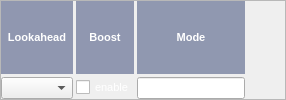
       <widget class="QFrame" name="frame_3">
        <property name="frameShape">
         <enum>QFrame::StyledPanel</enum>
        </property>
        <property name="frameShadow">
         <enum>QFrame::Raised</enum>
        </property>
        <layout class="QGridLayout" name="gridLayout_14">
         <property name="leftMargin">
          <number>0</number>
         </property>
         <property name="topMargin">
          <number>0</number>
         </property>
         <property name="rightMargin">
          <number>0</number>
         </property>
         <property name="bottomMargin">
          <number>0</number>
         </property>
         <property name="spacing">
          <number>3</number>
         </property>
         <item row="0" column="1">
          <widget class="QLabel" name="label_12">
           <property name="minimumSize">
            <size>
             <width>0</width>
             <height>0</height>
            </size>
           </property>
           <property name="maximumSize">
            <size>
             <width>16777215</width>
             <height>16777215</height>
            </size>
           </property>
           <property name="palette">
            <palette>
             <active>
              <colorrole role="WindowText">
               <brush brushstyle="SolidPattern">
                <color alpha="255">
                 <red>255</red>
                 <green>255</green>
                 <blue>255</blue>
                </color>
               </brush>
              </colorrole>
              <colorrole role="Base">
               <brush brushstyle="SolidPattern">
                <color alpha="255">
                 <red>255</red>
                 <green>255</green>
                 <blue>255</blue>
                </color>
               </brush>
              </colorrole>
              <colorrole role="Window">
               <brush brushstyle="SolidPattern">
                <color alpha="255">
                 <red>144</red>
                 <green>151</green>
                 <blue>176</blue>
                </color>
               </brush>
              </colorrole>
             </active>
             <inactive>
              <colorrole role="WindowText">
               <brush brushstyle="SolidPattern">
                <color alpha="255">
                 <red>255</red>
                 <green>255</green>
                 <blue>255</blue>
                </color>
               </brush>
              </colorrole>
              <colorrole role="Base">
               <brush brushstyle="SolidPattern">
                <color alpha="255">
                 <red>255</red>
                 <green>255</green>
                 <blue>255</blue>
                </color>
               </brush>
              </colorrole>
              <colorrole role="Window">
               <brush brushstyle="SolidPattern">
                <color alpha="255">
                 <red>144</red>
                 <green>151</green>
                 <blue>176</blue>
                </color>
               </brush>
              </colorrole>
             </inactive>
             <disabled>
              <colorrole role="WindowText">
               <brush brushstyle="SolidPattern">
                <color alpha="255">
                 <red>120</red>
                 <green>120</green>
                 <blue>120</blue>
                </color>
               </brush>
              </colorrole>
              <colorrole role="Base">
               <brush brushstyle="SolidPattern">
                <color alpha="255">
                 <red>144</red>
                 <green>151</green>
                 <blue>176</blue>
                </color>
               </brush>
              </colorrole>
              <colorrole role="Window">
               <brush brushstyle="SolidPattern">
                <color alpha="255">
                 <red>144</red>
                 <green>151</green>
                 <blue>176</blue>
                </color>
               </brush>
              </colorrole>
             </disabled>
            </palette>
           </property>
           <property name="font">
            <font>
             <pointsize>8</pointsize>
             <weight>75</weight>
             <bold>true</bold>
            </font>
           </property>
           <property name="autoFillBackground">
            <bool>true</bool>
           </property>
           <property name="text">
            <string>Boost</string>
           </property>
           <property name="alignment">
            <set>Qt::AlignCenter</set>
           </property>
          </widget>
         </item>
         <item row="1" column="0">
          <widget class="QComboBox" name="comboBox_ifilelahead">
           <property name="font">
            <font>
             <pointsize>8</pointsize>
            </font>
           </property>
          </widget>
         </item>
         <item row="1" column="1">
          <widget class="QCheckBox" name="checkBox_infile_boost">
           <property name="palette">
            <palette>
             <active>
              <colorrole role="WindowText">
               <brush brushstyle="SolidPattern">
                <color alpha="255">
                 <red>255</red>
                 <green>255</green>
                 <blue>255</blue>
                </color>
               </brush>
              </colorrole>
             </active>
             <inactive>
              <colorrole role="WindowText">
               <brush brushstyle="SolidPattern">
                <color alpha="255">
                 <red>255</red>
                 <green>255</green>
                 <blue>255</blue>
                </color>
               </brush>
              </colorrole>
             </inactive>
             <disabled>
              <colorrole role="WindowText">
               <brush brushstyle="SolidPattern">
                <color alpha="255">
                 <red>120</red>
                 <green>120</green>
                 <blue>120</blue>
                </color>
               </brush>
              </colorrole>
             </disabled>
            </palette>
           </property>
           <property name="font">
            <font>
             <pointsize>8</pointsize>
            </font>
           </property>
           <property name="text">
            <string>enable</string>
           </property>
          </widget>
         </item>
         <item row="0" column="4">
          <spacer name="horizontalSpacer">
           <property name="orientation">
            <enum>Qt::Horizontal</enum>
           </property>
           <property name="sizeHint" stdset="0">
            <size>
             <width>40</width>
             <height>20</height>
            </size>
           </property>
          </spacer>
         </item>
         <item row="0" column="2">
          <widget class="QLabel" name="label_30">
           <property name="palette">
            <palette>
             <active>
              <colorrole role="WindowText">
               <brush brushstyle="SolidPattern">
                <color alpha="255">
                 <red>255</red>
                 <green>255</green>
                 <blue>255</blue>
                </color>
               </brush>
              </colorrole>
              <colorrole role="Text">
               <brush brushstyle="SolidPattern">
                <color alpha="255">
                 <red>255</red>
                 <green>255</green>
                 <blue>255</blue>
                </color>
               </brush>
              </colorrole>
              <colorrole role="Base">
               <brush brushstyle="SolidPattern">
                <color alpha="255">
                 <red>255</red>
                 <green>255</green>
                 <blue>255</blue>
                </color>
               </brush>
              </colorrole>
              <colorrole role="Window">
               <brush brushstyle="SolidPattern">
                <color alpha="255">
                 <red>144</red>
                 <green>152</green>
                 <blue>176</blue>
                </color>
               </brush>
              </colorrole>
              <colorrole role="PlaceholderText">
               <brush brushstyle="NoBrush">
                <color alpha="128">
                 <red>255</red>
                 <green>255</green>
                 <blue>255</blue>
                </color>
               </brush>
              </colorrole>
             </active>
             <inactive>
              <colorrole role="WindowText">
               <brush brushstyle="SolidPattern">
                <color alpha="255">
                 <red>255</red>
                 <green>255</green>
                 <blue>255</blue>
                </color>
               </brush>
              </colorrole>
              <colorrole role="Text">
               <brush brushstyle="SolidPattern">
                <color alpha="255">
                 <red>255</red>
                 <green>255</green>
                 <blue>255</blue>
                </color>
               </brush>
              </colorrole>
              <colorrole role="Base">
               <brush brushstyle="SolidPattern">
                <color alpha="255">
                 <red>255</red>
                 <green>255</green>
                 <blue>255</blue>
                </color>
               </brush>
              </colorrole>
              <colorrole role="Window">
               <brush brushstyle="SolidPattern">
                <color alpha="255">
                 <red>144</red>
                 <green>152</green>
                 <blue>176</blue>
                </color>
               </brush>
              </colorrole>
              <colorrole role="PlaceholderText">
               <brush brushstyle="NoBrush">
                <color alpha="128">
                 <red>255</red>
                 <green>255</green>
                 <blue>255</blue>
                </color>
               </brush>
              </colorrole>
             </inactive>
             <disabled>
              <colorrole role="WindowText">
               <brush brushstyle="SolidPattern">
                <color alpha="255">
                 <red>120</red>
                 <green>120</green>
                 <blue>120</blue>
                </color>
               </brush>
              </colorrole>
              <colorrole role="Text">
               <brush brushstyle="SolidPattern">
                <color alpha="255">
                 <red>120</red>
                 <green>120</green>
                 <blue>120</blue>
                </color>
               </brush>
              </colorrole>
              <colorrole role="Base">
               <brush brushstyle="SolidPattern">
                <color alpha="255">
                 <red>144</red>
                 <green>152</green>
                 <blue>176</blue>
                </color>
               </brush>
              </colorrole>
              <colorrole role="Window">
               <brush brushstyle="SolidPattern">
                <color alpha="255">
                 <red>144</red>
                 <green>152</green>
                 <blue>176</blue>
                </color>
               </brush>
              </colorrole>
              <colorrole role="PlaceholderText">
               <brush brushstyle="NoBrush">
                <color alpha="128">
                 <red>255</red>
                 <green>255</green>
                 <blue>255</blue>
                </color>
               </brush>
              </colorrole>
             </disabled>
            </palette>
           </property>
           <property name="font">
            <font>
             <pointsize>8</pointsize>
             <weight>75</weight>
             <bold>true</bold>
            </font>
           </property>
           <property name="autoFillBackground">
            <bool>true</bool>
           </property>
           <property name="text">
            <string>Mode</string>
           </property>
           <property name="alignment">
            <set>Qt::AlignCenter</set>
           </property>
          </widget>
         </item>
         <item row="1" column="2">
          <widget class="QLineEdit" name="lineEdit_infilemode">
           <property name="font">
            <font>
             <pointsize>8</pointsize>
            </font>
           </property>
           <property name="readOnly">
            <bool>true</bool>
           </property>
          </widget>
         </item>
         <item row="0" column="0">
          <widget class="QLabel" name="label_11">
           <property name="minimumSize">
            <size>
             <width>0</width>
             <height>0</height>
            </size>
           </property>
           <property name="maximumSize">
            <size>
             <width>16777215</width>
             <height>16777215</height>
            </size>
           </property>
           <property name="palette">
            <palette>
             <active>
              <colorrole role="WindowText">
               <brush brushstyle="SolidPattern">
                <color alpha="255">
                 <red>255</red>
                 <green>255</green>
                 <blue>255</blue>
                </color>
               </brush>
              </colorrole>
              <colorrole role="Base">
               <brush brushstyle="SolidPattern">
                <color alpha="255">
                 <red>255</red>
                 <green>255</green>
                 <blue>255</blue>
                </color>
               </brush>
              </colorrole>
              <colorrole role="Window">
               <brush brushstyle="SolidPattern">
                <color alpha="255">
                 <red>144</red>
                 <green>151</green>
                 <blue>176</blue>
                </color>
               </brush>
              </colorrole>
             </active>
             <inactive>
              <colorrole role="WindowText">
               <brush brushstyle="SolidPattern">
                <color alpha="255">
                 <red>255</red>
                 <green>255</green>
                 <blue>255</blue>
                </color>
               </brush>
              </colorrole>
              <colorrole role="Base">
               <brush brushstyle="SolidPattern">
                <color alpha="255">
                 <red>255</red>
                 <green>255</green>
                 <blue>255</blue>
                </color>
               </brush>
              </colorrole>
              <colorrole role="Window">
               <brush brushstyle="SolidPattern">
                <color alpha="255">
                 <red>144</red>
                 <green>151</green>
                 <blue>176</blue>
                </color>
               </brush>
              </colorrole>
             </inactive>
             <disabled>
              <colorrole role="WindowText">
               <brush brushstyle="SolidPattern">
                <color alpha="255">
                 <red>120</red>
                 <green>120</green>
                 <blue>120</blue>
                </color>
               </brush>
              </colorrole>
              <colorrole role="Base">
               <brush brushstyle="SolidPattern">
                <color alpha="255">
                 <red>144</red>
                 <green>151</green>
                 <blue>176</blue>
                </color>
               </brush>
              </colorrole>
              <colorrole role="Window">
               <brush brushstyle="SolidPattern">
                <color alpha="255">
                 <red>144</red>
                 <green>151</green>
                 <blue>176</blue>
                </color>
               </brush>
              </colorrole>
             </disabled>
            </palette>
           </property>
           <property name="font">
            <font>
             <pointsize>8</pointsize>
             <weight>75</weight>
             <bold>true</bold>
            </font>
           </property>
           <property name="autoFillBackground">
            <bool>true</bool>
           </property>
           <property name="text">
            <string>Lookahead</string>
           </property>
           <property name="alignment">
            <set>Qt::AlignCenter</set>
           </property>
          </widget>
         </item>
        </layout>
       </widget>
